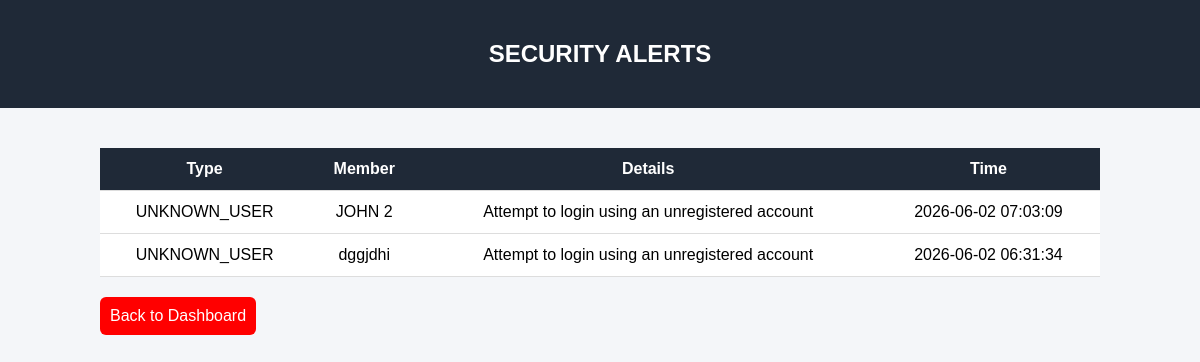
The app's page /alerts (signed in), older data.
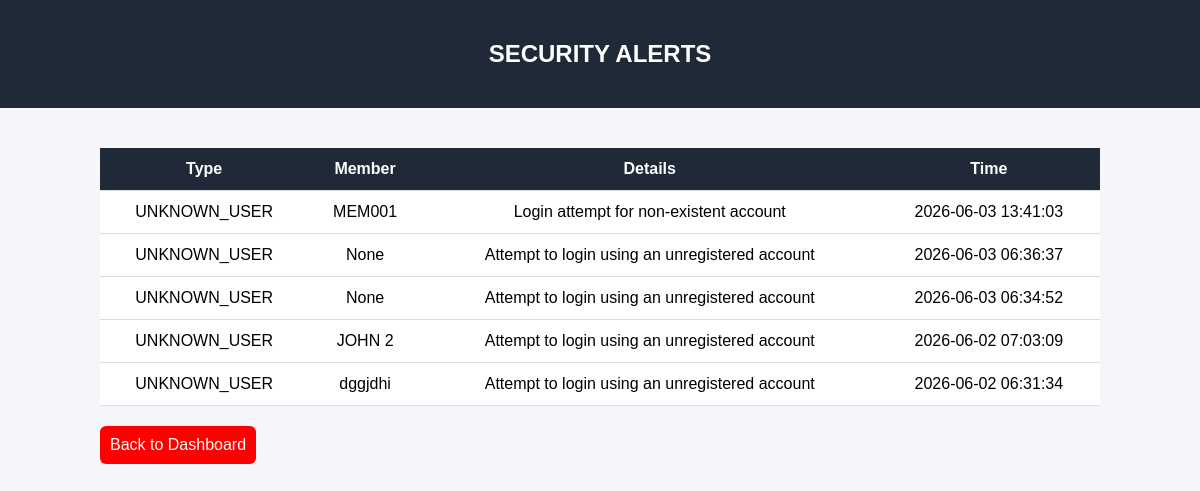
The same page, newer data.
### tables this page shows
CREATE TABLE security_alerts (
    id INTEGER PRIMARY KEY AUTOINCREMENT,
    alert_type TEXT,
    member_id TEXT,
    details TEXT,
    timestamp DATETIME DEFAULT CURRENT_TIMESTAMP
);

### app.py (the view)
@app.route("/alerts")
def alerts_page():
    if "member_id" not in session:
        return redirect(url_for("login"))
    conn = get_db_connection()
    alerts = conn.execute("""
        SELECT * FROM security_alerts
        ORDER BY timestamp DESC
        LIMIT 50
    """).fetchall()
    conn.close()
    return render_template("alerts.html", alerts=alerts)

### database.py (called while the page is built)
def get_db_connection():
    conn = sqlite3.connect(DB_NAME)
    conn.row_factory = sqlite3.Row
    return conn

### templates/alerts.html (shortened to what this page needs)
<!DOCTYPE html>
<html>
<head>
</head>
<body>
<div class="header">
    <h2>SECURITY ALERTS</h2>
</div>
<div class="container">
    <table>
        <tr>
            <th>Type</th>
            <th>Member</th>
            <th>Details</th>
            <th>Time</th>
        </tr>
        {% for a in alerts %}
        <tr>
            <td>{{ a.alert_type }}</td>
            <td>{{ a.member_id }}</td>
            <td>{{ a.details }}</td>
            <td>{{ a.timestamp }}</td>
        </tr>
        {% endfor %}
    </table>
    <a class="back" href="/dashboard">Back to Dashboard</a>
</div>
</body>
</html>

### templates/alerts.html (style rules this page uses)
body { font-family: Arial; background: #f4f6f9; margin: 0; }
.header { background: #1f2937; color: white; padding: 20px; text-align: center; }
.container { max-width: 1000px; margin: auto; padding: 20px; }
table { width: 100%; background: white; border-collapse: collapse; margin-top: 20px; }
th, td { padding: 12px; border-bottom: 1px solid #ddd; text-align: center; }
th { background: #1f2937; color: white; }
.back { margin-top: 20px; display: inline-block; padding: 10px; background: red; color: white; text-decoration: none; border-radius: 6px; }

Row changes from the older to the newer data that the page shows:
added security_alerts: alert_type "UNKNOWN_USER", member_id "MEM001", details "Login attempt for non-existent account", timestamp "2026-06-03 13:41:03"
added security_alerts: alert_type "UNKNOWN_USER", member_id "None", details "Attempt to login using an unregistered account", timestamp "2026-06-03 06:36:37"
added security_alerts: alert_type "UNKNOWN_USER", member_id "None", details "Attempt to login using an unregistered account", timestamp "2026-06-03 06:34:52"
